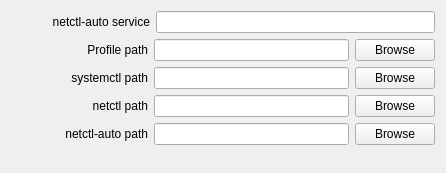
            <widget class="QWidget" name="scrollAreaWidgetContents_netctl">
             <property name="geometry">
              <rect>
               <x>0</x>
               <y>0</y>
               <width>436</width>
               <height>173</height>
              </rect>
             </property>
             <layout class="QVBoxLayout" name="verticalLayout_2">
              <item>
               <layout class="QHBoxLayout" name="layout_netctlAutoService">
                <item>
                 <widget class="QLabel" name="label_netctlAutoService">
                  <property name="sizePolicy">
                   <sizepolicy hsizetype="Preferred" vsizetype="Preferred">
                    <horstretch>1</horstretch>
                    <verstretch>0</verstretch>
                   </sizepolicy>
                  </property>
                  <property name="text">
                   <string>netctl-auto service</string>
                  </property>
                  <property name="alignment">
                   <set>Qt::AlignRight|Qt::AlignTrailing|Qt::AlignVCenter</set>
                  </property>
                 </widget>
                </item>
                <item>
                 <widget class="QLineEdit" name="lineEdit_netctlAutoService">
                  <property name="sizePolicy">
                   <sizepolicy hsizetype="Expanding" vsizetype="Fixed">
                    <horstretch>2</horstretch>
                    <verstretch>0</verstretch>
                   </sizepolicy>
                  </property>
                  <property name="toolTip">
                   <string>Name of netctl-auto systemd service</string>
                  </property>
                 </widget>
                </item>
               </layout>
              </item>
              <item>
               <layout class="QHBoxLayout" name="layout_profilePath">
                <item>
                 <widget class="QLabel" name="label_profilePath">
                  <property name="sizePolicy">
                   <sizepolicy hsizetype="Preferred" vsizetype="Preferred">
                    <horstretch>7</horstretch>
                    <verstretch>0</verstretch>
                   </sizepolicy>
                  </property>
                  <property name="text">
                   <string>Profile path</string>
                  </property>
                  <property name="alignment">
                   <set>Qt::AlignRight|Qt::AlignTrailing|Qt::AlignVCenter</set>
                  </property>
                 </widget>
                </item>
                <item>
                 <widget class="QLineEdit" name="lineEdit_profilePath">
                  <property name="sizePolicy">
                   <sizepolicy hsizetype="Expanding" vsizetype="Fixed">
                    <horstretch>10</horstretch>
                    <verstretch>0</verstretch>
                   </sizepolicy>
                  </property>
                  <property name="toolTip">
                   <string>Path to profile directory</string>
                  </property>
                 </widget>
                </item>
                <item>
                 <widget class="QPushButton" name="pushButton_profilePath">
                  <property name="sizePolicy">
                   <sizepolicy hsizetype="Minimum" vsizetype="Fixed">
                    <horstretch>4</horstretch>
                    <verstretch>0</verstretch>
                   </sizepolicy>
                  </property>
                  <property name="text">
                   <string>Browse</string>
                  </property>
                 </widget>
                </item>
               </layout>
              </item>
              <item>
               <layout class="QHBoxLayout" name="layout_systemctlPath">
                <item>
                 <widget class="QLabel" name="label_systemctlPath">
                  <property name="sizePolicy">
                   <sizepolicy hsizetype="Preferred" vsizetype="Preferred">
                    <horstretch>7</horstretch>
                    <verstretch>0</verstretch>
                   </sizepolicy>
                  </property>
                  <property name="text">
                   <string>systemctl path</string>
                  </property>
                  <property name="alignment">
                   <set>Qt::AlignRight|Qt::AlignTrailing|Qt::AlignVCenter</set>
                  </property>
                 </widget>
                </item>
                <item>
                 <widget class="QLineEdit" name="lineEdit_systemctlPath">
                  <property name="sizePolicy">
                   <sizepolicy hsizetype="Expanding" vsizetype="Fixed">
                    <horstretch>10</horstretch>
                    <verstretch>0</verstretch>
                   </sizepolicy>
                  </property>
                  <property name="toolTip">
                   <string>Path to systemctl</string>
                  </property>
                 </widget>
                </item>
                <item>
                 <widget class="QPushButton" name="pushButton_systemctlPath">
                  <property name="sizePolicy">
                   <sizepolicy hsizetype="Minimum" vsizetype="Fixed">
                    <horstretch>4</horstretch>
                    <verstretch>0</verstretch>
                   </sizepolicy>
                  </property>
                  <property name="text">
                   <string>Browse</string>
                  </property>
                 </widget>
                </item>
               </layout>
              </item>
              <item>
               <layout class="QHBoxLayout" name="layout_netctlPath">
                <item>
                 <widget class="QLabel" name="label_netctlPath">
                  <property name="sizePolicy">
                   <sizepolicy hsizetype="Preferred" vsizetype="Preferred">
                    <horstretch>7</horstretch>
                    <verstretch>0</verstretch>
                   </sizepolicy>
                  </property>
                  <property name="text">
                   <string>netctl path</string>
                  </property>
                  <property name="alignment">
                   <set>Qt::AlignRight|Qt::AlignTrailing|Qt::AlignVCenter</set>
                  </property>
                 </widget>
                </item>
                <item>
                 <widget class="QLineEdit" name="lineEdit_netctlPath">
                  <property name="sizePolicy">
                   <sizepolicy hsizetype="Expanding" vsizetype="Fixed">
                    <horstretch>10</horstretch>
                    <verstretch>0</verstretch>
                   </sizepolicy>
                  </property>
                  <property name="toolTip">
                   <string>Path to netctl</string>
                  </property>
                 </widget>
                </item>
                <item>
                 <widget class="QPushButton" name="pushButton_netctlPath">
                  <property name="sizePolicy">
                   <sizepolicy hsizetype="Minimum" vsizetype="Fixed">
                    <horstretch>4</horstretch>
                    <verstretch>0</verstretch>
                   </sizepolicy>
                  </property>
                  <property name="text">
                   <string>Browse</string>
                  </property>
                 </widget>
                </item>
               </layout>
              </item>
              <item>
               <layout class="QHBoxLayout" name="layout_netctlAutoPath">
                <item>
                 <widget class="QLabel" name="label_netctlAutoPath">
                  <property name="sizePolicy">
                   <sizepolicy hsizetype="Preferred" vsizetype="Preferred">
                    <horstretch>7</horstretch>
                    <verstretch>0</verstretch>
                   </sizepolicy>
                  </property>
                  <property name="text">
                   <string>netctl-auto path</string>
                  </property>
                  <property name="alignment">
                   <set>Qt::AlignRight|Qt::AlignTrailing|Qt::AlignVCenter</set>
                  </property>
                 </widget>
                </item>
                <item>
                 <widget class="QLineEdit" name="lineEdit_netctlAutoPath">
                  <property name="sizePolicy">
                   <sizepolicy hsizetype="Expanding" vsizetype="Fixed">
                    <horstretch>10</horstretch>
                    <verstretch>0</verstretch>
                   </sizepolicy>
                  </property>
                  <property name="toolTip">
                   <string>Path to netctl-auto</string>
                  </property>
                 </widget>
                </item>
                <item>
                 <widget class="QPushButton" name="pushButton_netctlAutoPath">
                  <property name="sizePolicy">
                   <sizepolicy hsizetype="Minimum" vsizetype="Fixed">
                    <horstretch>4</horstretch>
                    <verstretch>0</verstretch>
                   </sizepolicy>
                  </property>
                  <property name="text">
                   <string>Browse</string>
                  </property>
                 </widget>
                </item>
               </layout>
              </item>
              <item>
               <spacer name="spacer_netctl">
                <property name="orientation">
                 <enum>Qt::Vertical</enum>
                </property>
                <property name="sizeHint" stdset="0">
                 <size>
                  <width>424</width>
                  <height>122</height>
                 </size>
                </property>
               </spacer>
              </item>
             </layout>
            </widget>
